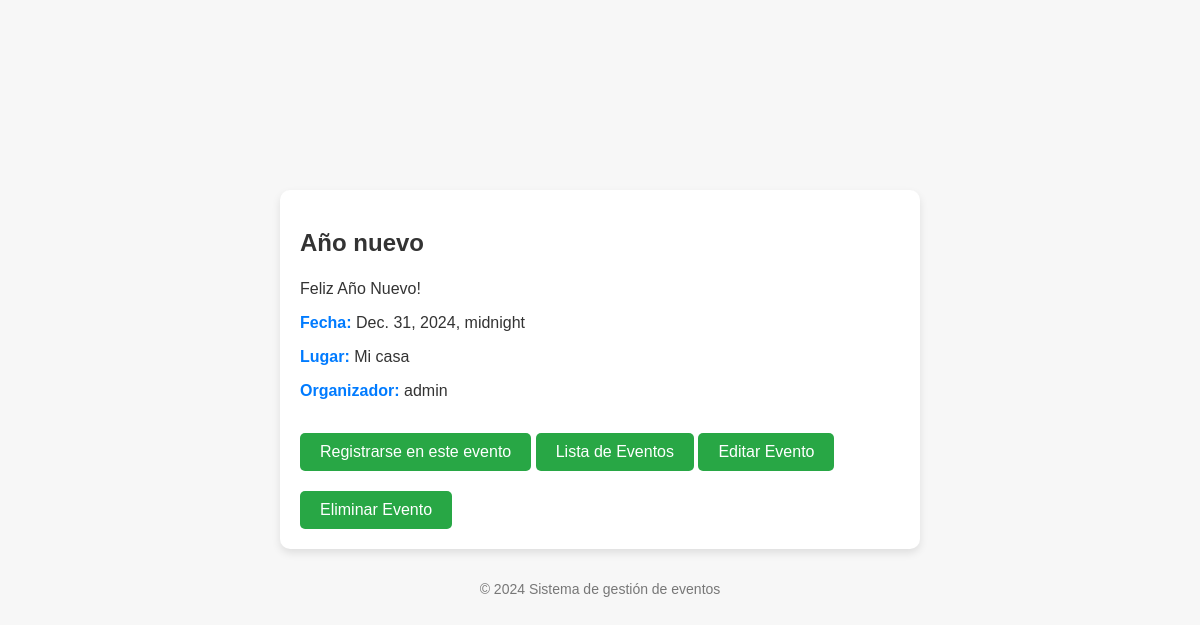
/eventos/6/, run on the app's committed database.
### eventos/models.py (models this page shows, shortened)
class Evento(models.Model):
    nombre = models.CharField(max_length=100)
    descripcion = models.TextField()
    fecha = models.DateTimeField()
    lugar = models.CharField(max_length=100)
    organizador = models.ForeignKey(User, on_delete=models.CASCADE, related_name='eventos_organizados')

### eventos/views.py (the view)
# urls.py: path('<int:evento_id>/', detalle_evento, name='detalle_evento'),
def detalle_evento(request, evento_id):
    evento = get_object_or_404(Evento, id=evento_id)
    return render(request, 'eventos/detalle_evento.html', {'evento': evento})

### eventos/templates/eventos/detalle_evento.html (shortened to what this page needs)
<!DOCTYPE html>
<html lang="es">
<head>
</head>
<body>
    <div class="evento-details">
        <h2>{{ evento.nombre }}</h2>
        <p>{{ evento.descripcion }}</p>
        <p><strong>Fecha:</strong> {{ evento.fecha }}</p>
        <p><strong>Lugar:</strong> {{ evento.lugar }}</p>
        <p><strong>Organizador:</strong> {{ evento.organizador.username }}</p>
        <a href="{% url 'registrar_evento' evento.id %}">Registrarse en este evento</a>
        <a href="{% url 'listar_eventos' %}" class="boton">Lista de Eventos</a>
        <a href="{% url 'editar_evento' evento.id %}">Editar Evento</a>
        <a href="{% url 'eliminar_evento' evento.id %}">Eliminar Evento</a>
    </div>
    <footer>
        <p>© 2024 Sistema de gestión de eventos</p>
    </footer>
</body>
</html>

### eventos/templates/eventos/detalle_evento.html (style rules this page uses)
body { font-family: 'Arial', sans-serif; background-color: #f7f7f7; color: #333; margin: 0; padding: 0; display: flex; justify-content: center; align-items: center; flex-direction: column; height: 100vh; padding: 20px; box-sizing: border-box; }
h2 { color: #333; margin-bottom: 20px; }
.evento-details { background-color: #fff; padding: 20px; border-radius: 10px; box-shadow: 0 4px 8px rgba(0, 0, 0, 0.1); width: 100%; max-width: 600px; text-align: left; }
p { margin: 10px 0; line-height: 1.5; }
strong { color: #007bff; }
a { display: inline-block; margin-top: 20px; padding: 10px 20px; background-color: #28a745; color: white; text-decoration: none; border-radius: 5px; transition: background-color 0.3s; }
footer { margin-top: 20px; text-align: center; width: 100%; }
footer p { color: #777; font-size: 14px; }

### data on the page
Evento: nombre "Año nuevo", descripcion "Feliz Año Nuevo!", fecha "Dec. 31, 2024, midnight", lugar "Mi casa", organizador.username "admin"
